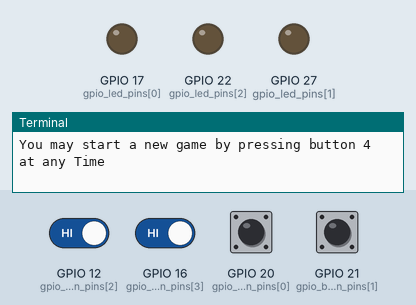
Recording of a program running on a simulated Raspberry Pi (BCM pin numbers). Shown: output pins drawn as LEDs (lit = HIGH), the last lines printed to the terminal. Dashed ring = blinking. The inputs (shaded band) are chosen by the test bench; at power-on: GPIO 12 (gpio_button_pins[2]), GPIO 16 (gpio_button_pins[3]), GPIO 20 (gpio_button_pins[0]), GPIO 21 (gpio_button_pins[1]) HIGH. Random numbers come from a fixed seed.

Above: at 0.62 s.
1.3 s: GPIO 12 (gpio_button_pins[2]) driven LOW and GPIO 16 (gpio_button_pins[3]) driven LOW
4.3 s: GPIO 12 (gpio_button_pins[2]) driven HIGH
At 7.1 s:
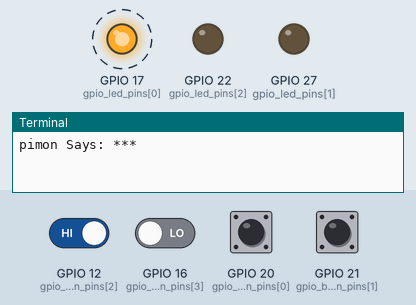
7.3 s: GPIO 16 (gpio_button_pins[3]) driven HIGH
10.3 s: GPIO 20 (gpio_button_pins[0]) pulled LOW for 0.15 s
At 12.2 s:
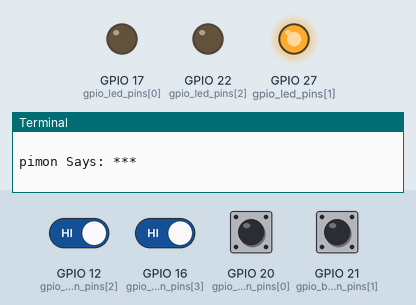
13.3 s: GPIO 21 (gpio_button_pins[1]) pulled LOW for 0.15 s
At 15.9 s:
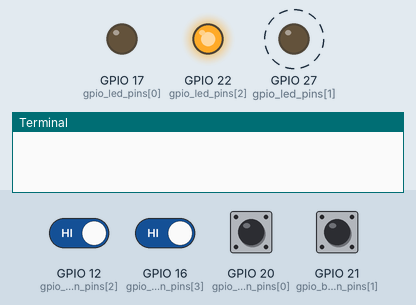
16.3 s: GPIO 21 (gpio_button_pins[1]) pulled LOW for 1 s
At 21.3 s:
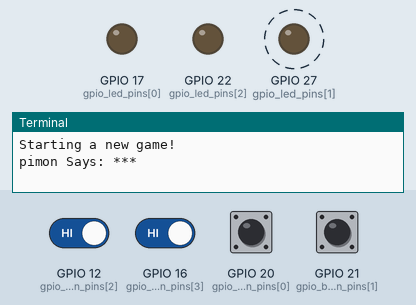
Timing chart, 0 to 22.0 s (numbered marks = the images above; inputs shaded):
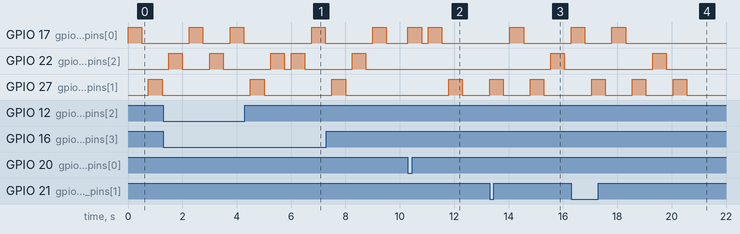

Measured:
- after the input at 4.3 s, GPIO 17 (gpio_led_pins[0]): LOW → HIGH after 2.5 s, → LOW 0.50 s later
- after the input at 10.3 s, GPIO 17 (gpio_led_pins[0]): alternates HIGH for 0.50 s and LOW for 0.25 s, 4 changes in all, then stays LOW, starting at once; GPIO 27 (gpio_led_pins[1]): LOW → HIGH after 1.5 s, → LOW 0.50 s later
- after the input at 13.3 s, GPIO 17 (gpio_led_pins[0]): LOW → HIGH after 0.75 s, → LOW 0.50 s later; GPIO 22 (gpio_led_pins[2]): LOW → HIGH after 2.3 s, → LOW 0.50 s later; GPIO 27 (gpio_led_pins[1]): alternates HIGH for 0.50 s and LOW for 1.0 s, starting at once
- after the input at 16.3 s, GPIO 22 (gpio_led_pins[2]): LOW → HIGH after 3.0 s, → LOW 0.50 s later; GPIO 27 (gpio_led_pins[1]): alternates HIGH for 0.50 s and LOW for 1.0 s, starting after 0.75 s
- by itself, GPIO 17 (gpio_led_pins[0]): alternates HIGH for 0.50 s and LOW for 1.0 s

The program:

raspberry_pimon.py
```python
#!/usr/bin/env python3

import RPi.GPIO as GPIO
import random
from time import sleep
GPIO.setwarnings(False)

#Set to true if you want to cheat
DEBUG = False

#TODO - Find out what this actually does
GPIO.setmode(GPIO.BCM)

#Put pin outs in arrays so we don't have to hard code anywhere
#Used for setting up hardware (not app code)
#gpio_button_pins = [12, 18, 24, 23]
gpio_button_pins = [20,21,12,16]
gpio_led_pins = [17,27,22]

#Set the approppriate pins to handle output
for led in gpio_led_pins:
  GPIO.setup(led,GPIO.OUT)


# gpio_button_labels = {  12 : "yellow" ,
#                         18 : "red",
#                         23 : "start",
#                         24 : "green"
# }

# gpio_button_to_led = {  18 : 17,
#                         12 : 27,
#                         24 : 22
# }


gpio_button_labels = {  21 : "yellow" ,
                        20 : "red",
                        16 : "start",
                        12 : "green"
}

gpio_button_to_led = {  20 : 17,
                        21 : 27,
                        12 : 22
}


#Set the appropriate pins to handle input
for pin in gpio_button_pins:
  GPIO.setup(pin, GPIO.IN, pull_up_down=GPIO.PUD_UP)

# If I'd done something different this likely could have
# taken "colour" as an arg instead of pin...but I didn't
def blink_light(pin,count):
  print(F"{gpio_button_labels[pin] if DEBUG else '' }")
  for _ in range(count):
    GPIO.output(gpio_button_to_led[pin],True)
    sleep(.5)
    GPIO.output(gpio_button_to_led[pin],False)
    sleep(.25)

def random_light():
  return random.choice(list(gpio_button_to_led.keys()))


print(F"You may start a new game by pressing button 4 at any Time")

#This should probably be a main function but will figure out later
#Spoiler - no I won't
new_game = True
while True:
  if new_game:
    blink_light(20,1)
    blink_light(21,1)
    blink_light(12,1)
    print(F"Starting a new game!")
    new_game = False
    pimons_lights = []
    pimons_lights.append(random_light())
    players_lights = []
    for light in pimons_lights:
      print(F"pimon Says: {gpio_button_labels[light] if DEBUG else '***'}")
      blink_light(light,1)

  #TODO - Find out what this actually does
  for pin in gpio_button_pins:
    input_state = GPIO.input(pin)

    if input_state == False:
      if pin == 16: #Pin 12 should be button 4 which is the "start new game button"
        new_game = True
      if (pin in gpio_button_to_led):
        print(F"Player Entry: { gpio_button_labels[pin] if  DEBUG else '***'}")
        blink_light(pin,1)
        players_lights.append(pin)
        if len(players_lights) <= len(pimons_lights):
          for i,v in enumerate(players_lights):
            if players_lights[i] != pimons_lights[i]:
              new_game = True
              print(F"you done messed up")
              print(F"Correct Sequence {', '.join(list(gpio_button_labels[i] for i in pimons_lights))}")
              print(F"You input {', '.join(list(gpio_button_labels[i] for i in players_lights))} ")
          else:
            if (len(players_lights) == len(pimons_lights)) and new_game == False:
              pimons_lights.append(random_light())
              players_lights = []
              print(F"Next Sequence: ")
              for light in pimons_lights:
                blink_light(light,1)
                print(F"pimon Says: {gpio_button_labels[light] if DEBUG else '***'}")
```
